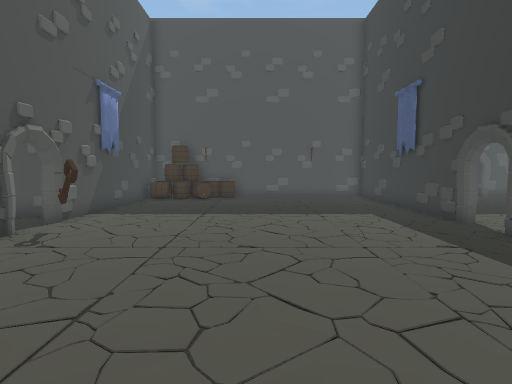
View 1 (above)

21 first-person views from a walk through a Unity game level. The camera is 1.5 m above the floor, tilts 4° down and sees 80° across. Doors are open. The floor is counted in squares, 1 m on a side. Each view is taken from the middle of a square. On the plan, view 1 faces up. The plan holds only what a view shows up to about 15 squares ahead; the rest is blank. The place goes on beyond the plan. The player character is not drawn. Some animated figures are left out. Some surface patterns are stand-ins.

View 2
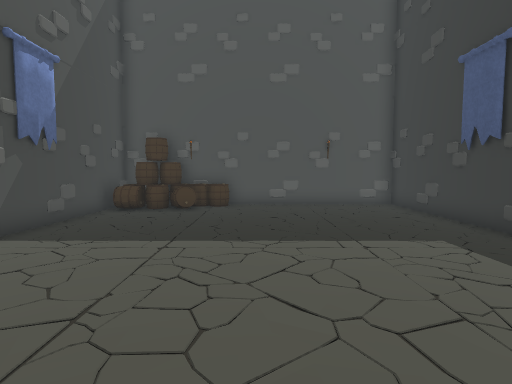

View 3
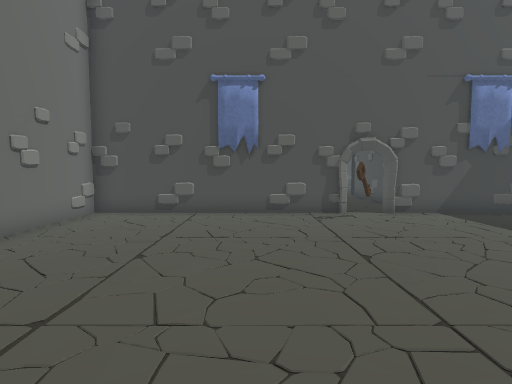

View 4
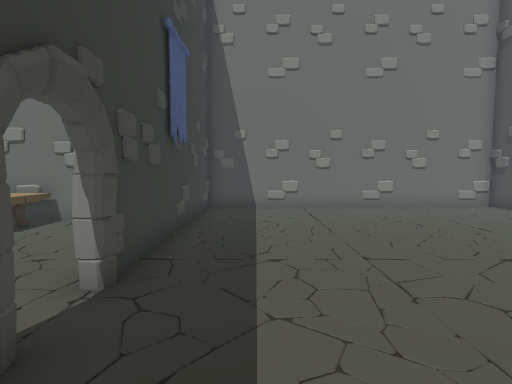

View 5
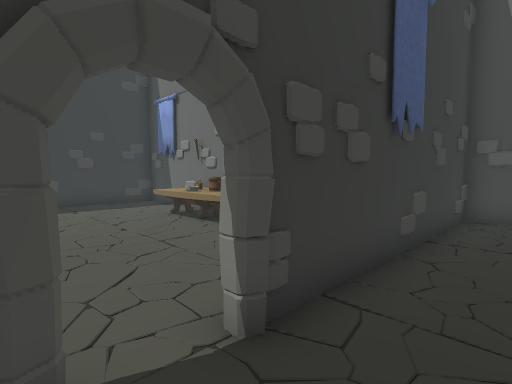

View 6
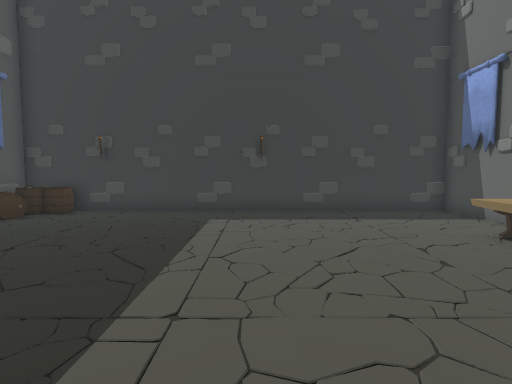

View 7
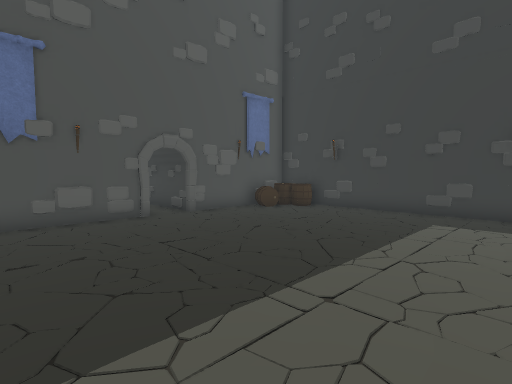

View 8
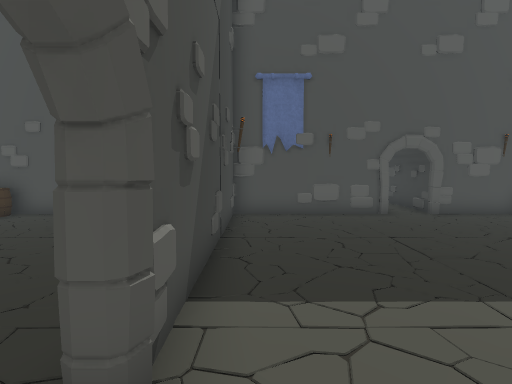

View 9
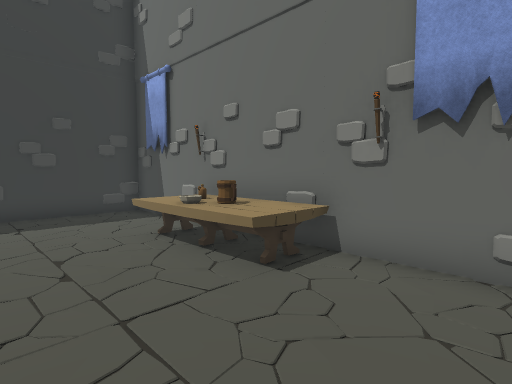

View 10
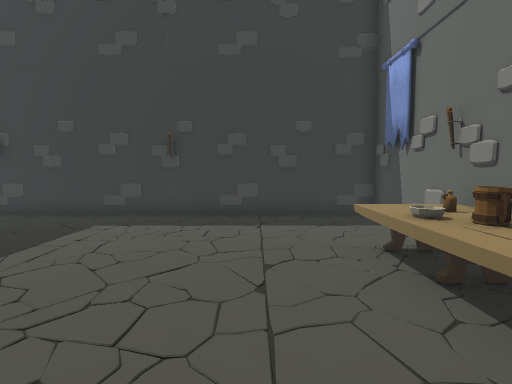

View 11
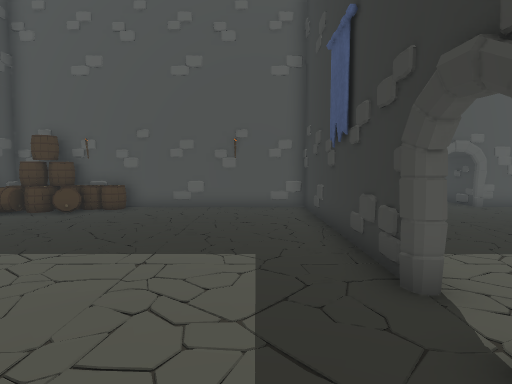

View 12
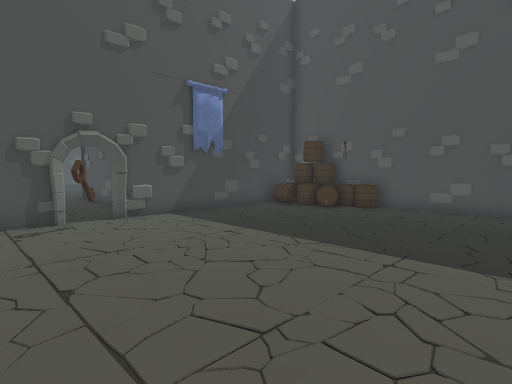

View 13
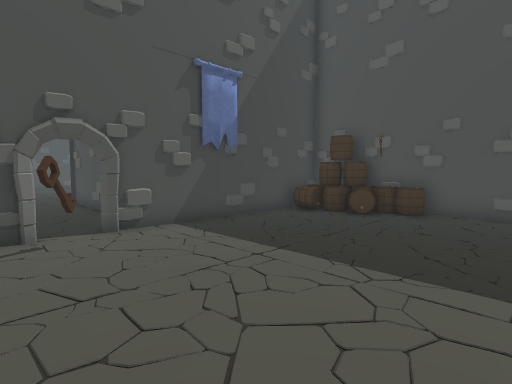

View 14
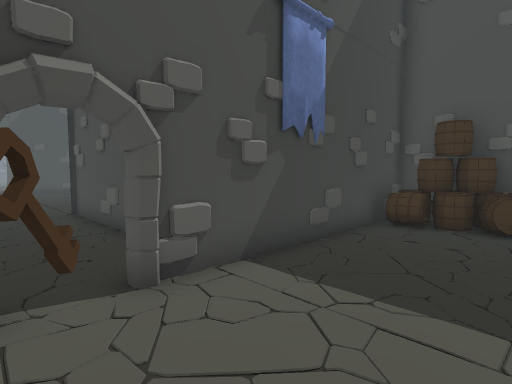

View 15
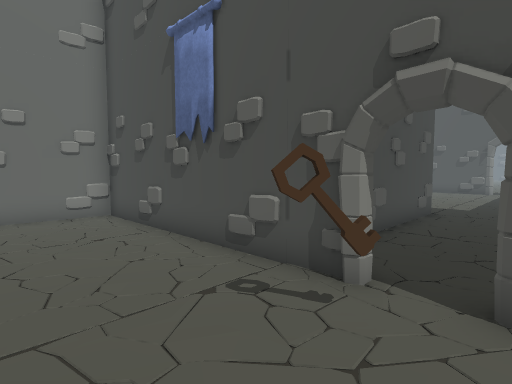

View 16
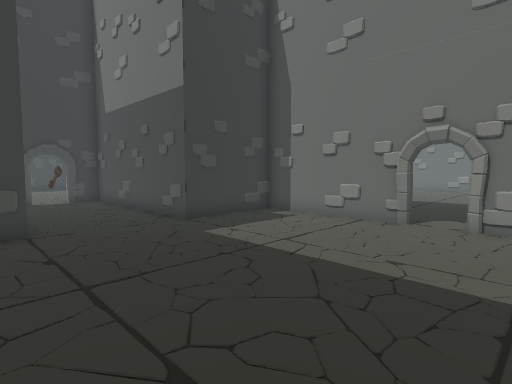

View 17
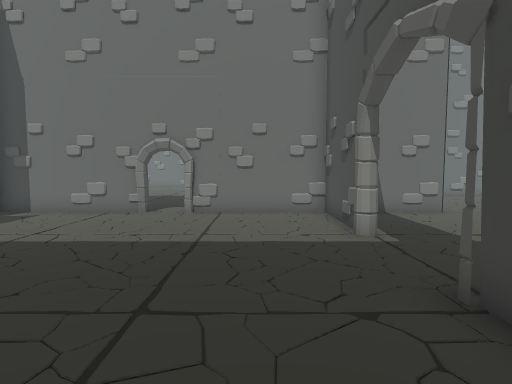

View 18
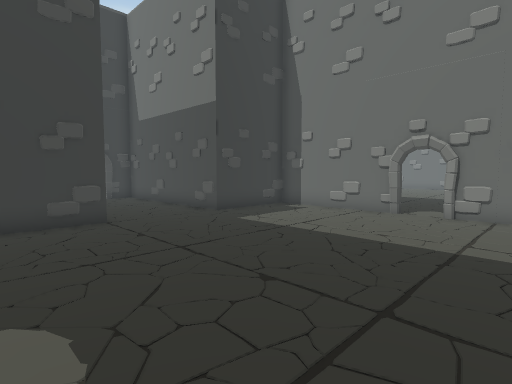

View 19
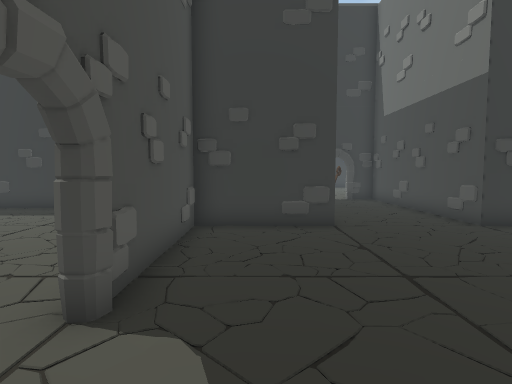

View 20
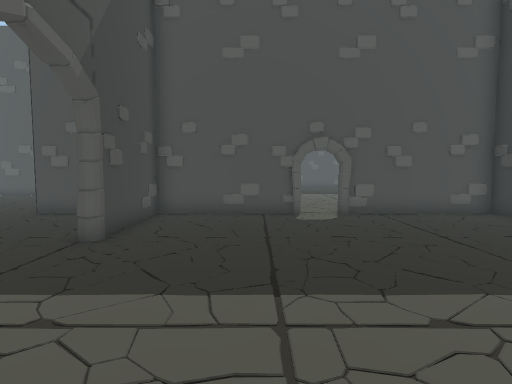

View 21
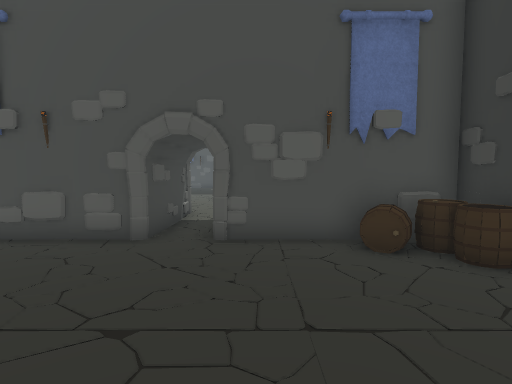

### Floor plan
Ten units are one square. View 1 is at (0, 0); x grows to the right and y downward. Boxes are objects, and circles mark ways between rooms. Rooms are numbered by the first view taken in them; rooms with no view inside come last. Other rooms are left out.
<svg viewBox="-265 -222 455 245">
<path fill="none" stroke="#000" d="M-56 -70 -60 -65M-58 -70 -58 18 60 18 60 -70M58 -68 60 -73M60 -90 60 -176M-58 -59 -58 -50M59 -175 -58 -175 -58 -89M-57 -94 -58 -89M-58 -98 -57 -93M113 -174 109 -177M116 -175 110 -174M114 -175 59 -175M139 -177 132 -174 128 -179M146 -175 134 -177M74 -19 184 -19 184 -155M62 -176 62 -90M184 -175 131 -175M62 -98 63 -93M98 -176 87 -174M93 -175 85 -176M-137 -100 -137 -137 -188 -137M-189 -23 -184 -19M-206 -135 -210 -138M-187 -19 -137 -19 -137 -59 -58 -59M-206 -137 -255 -137 -255 -95M-255 -60 -255 -19 -206 -19M-70 -100 -138 -100 -139 -108M-60 -59 -60 -70M118 -211 116 -175M132 -202 132 -211M116 -214 117 -202M119 -217 118 -212M132 -174 133 -210"/>
<rect x="-55" y="-165" width="20" height="10" fill="#bbb"><title>other object</title></rect>
<rect x="-55" y="-175" width="10" height="10" fill="#bbb"><title>other object</title></rect>
<rect x="-45" y="-75" width="10" height="10" fill="#bbb"><title>other object</title></rect>
<rect x="-45" y="-175" width="10" height="10" fill="#bbb"><title>other object</title></rect>
<rect x="-35" y="-165" width="10" height="10" fill="#bbb"><title>other object</title></rect>
<rect x="-35" y="-175" width="10" height="10" fill="#bbb"><title>other object</title></rect>
<rect x="-25" y="-175" width="20" height="10" fill="#bbb"><title>other object</title></rect>
<rect x="95" y="-45" width="20" height="20" fill="#bbb"><title>other object</title></rect>
<rect x="115" y="-35" width="10" height="10" fill="#bbb"><title>other object</title></rect>
<rect x="115" y="-45" width="10" height="10" fill="#bbb"><title>other object</title></rect>
<rect x="125" y="-35" width="10" height="10" fill="#bbb"><title>other object</title></rect>
<rect x="125" y="-45" width="20" height="20" fill="#bbb"><title>other object</title></rect>
<rect x="155" y="-175" width="10" height="10" fill="#bbb"><title>other object</title></rect>
<rect x="165" y="-175" width="20" height="10" fill="#bbb"><title>other object</title></rect>
<rect x="175" y="-165" width="10" height="10" fill="#bbb"><title>other object</title></rect>
<circle cx="60" cy="-80" r="3" fill="#2a7"/>
<circle cx="-60" cy="-80" r="3" fill="#2a7"/>
<circle cx="120" cy="-180" r="3" fill="#2a7"/>
<text x="0" y="-80">1</text>
<text x="120" y="-100">2</text>
<text x="-180" y="-80">3</text>
<text x="120" y="-200">4</text>
</svg>
Room 1 opens to room 2. Room 1 opens to room 3. Room 2 opens to room 4.

Where each view was taken, in squares from view 1:
view 1: 0 up, 0 right, facing up
view 2: 4 up, 0 right, facing up
view 3: 4 up, 5 right, facing left
view 4: 11 up, 4 right, facing down
view 5: 9 up, 4 right, facing down-right
view 6: 9 up, 7 right, facing right
view 7: 8 up, 7 right, facing up-right
view 8: 7 up, 7 right, facing up
view 9: 7 up, 7 right, facing down-right
view 10: 6 up, 8 right, facing right
view 11: 5 up, 4 right, facing up
view 12: 5 up, 4 right, facing up-left
view 13: 6 up, 2 right, facing up-left
view 14: 7 up, 2 left, facing up-left
view 15: 9 up, 2 left, facing down-left
view 16: 11 up, 22 left, facing down-right
view 17: 13 up, 23 left, facing down
view 18: 13 up, 23 left, facing down-right
view 19: 12 up, 22 left, facing right
view 20: 3 up, 22 left, facing up
view 21: 11 up, 14 right, facing up
